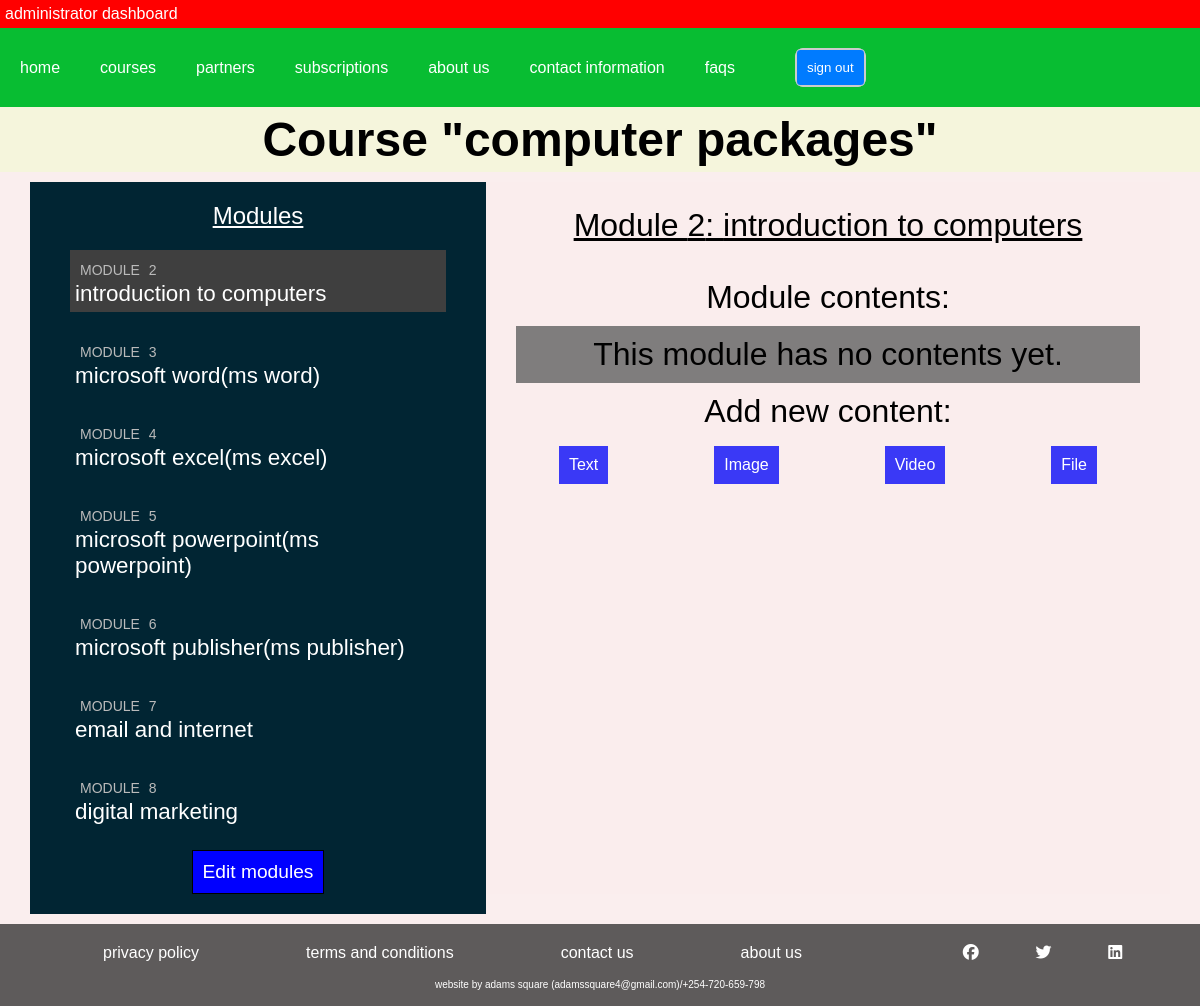
/module/10/ (signed in), run on an earlier commit of the app's database.
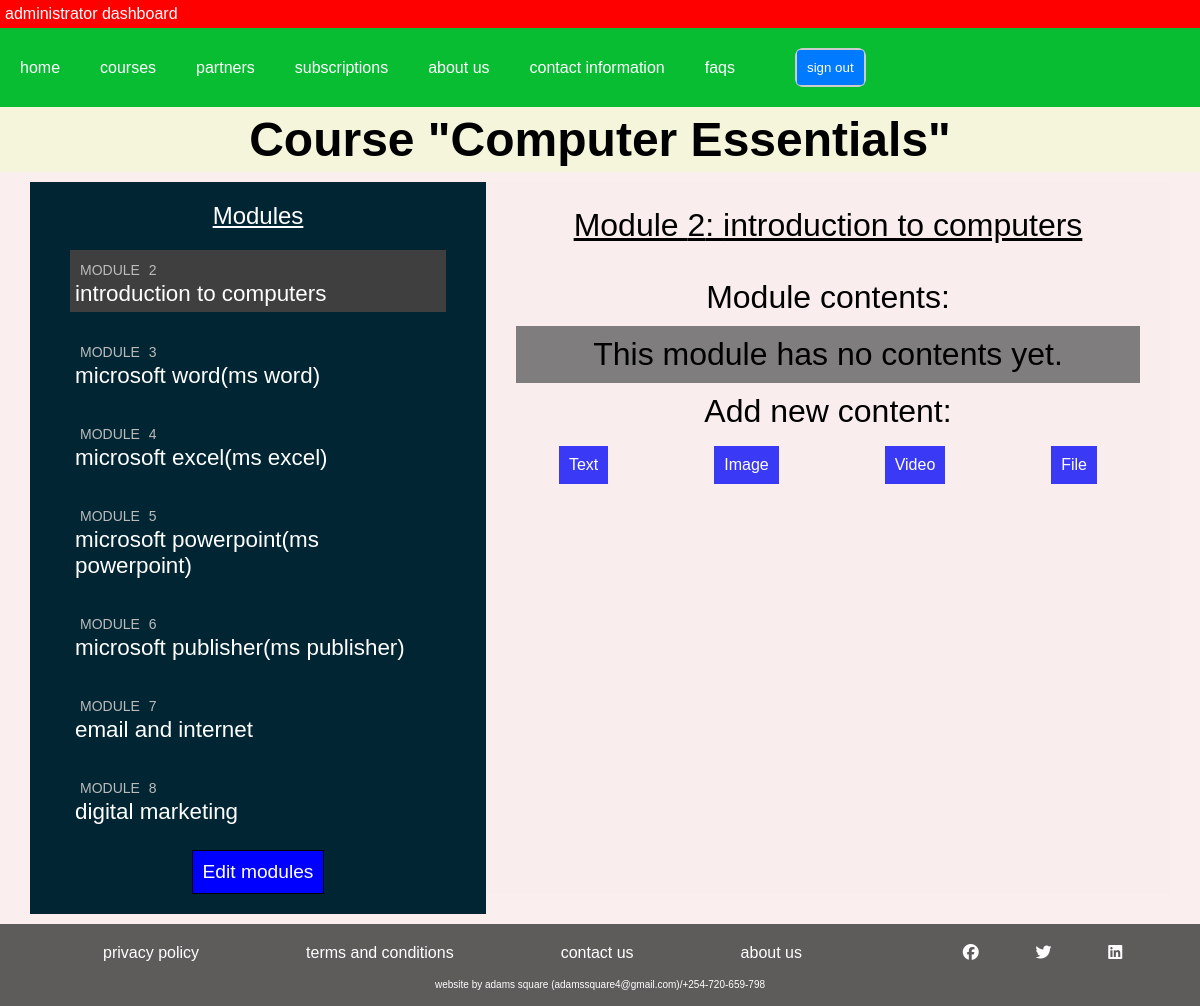
And on a later commit of the database.
### courses/models.py (models this page shows, shortened)
class Course(models.Model):
    owner = models.ForeignKey(
        settings.AUTH_USER_MODEL,
        related_name="courses_created",
        on_delete=models.CASCADE,
    )
    subject = models.ForeignKey(
        Subject, related_name="courses", on_delete=models.CASCADE
    )
    title = models.CharField(max_length=200)
    slug = models.SlugField(max_length=200, unique=True)
    overview = models.TextField()
    created = models.DateTimeField(auto_now_add=True)
    image = models.ImageField(upload_to="images/course/photos", blank=True, null=True)
    cert_benefit = models.TextField(blank=True, null=True)
    international_certification = models.BooleanField(default=False)
    period_in_weeks = models.IntegerField(blank=True, null=True)
    fee = models.DecimalField(max_digits=9, decimal_places=2, blank=True, null=True)
    class Meta:
        ordering = ["-created"]

### courses/views.py (the view)
class ModuleContentListView(TemplateResponseMixin, View):
    template_name = "courses/manage/module/content_list.html"
    def get(self, request, module_id):
        module = get_object_or_404(Module, id=module_id, course__owner=request.user)
        return self.render_to_response({"module": module})

### courses/templatetags/course.py (called while the page is built)
@register.filter(name="has_group")
def has_group(user, group_name):
    return user.groups.filter(name=group_name).exists()

### courses/templates/courses/manage/module/content_list.html (shortened to what this page needs)
{% extends "base.html" %}
{% load course %}
 {% block content %}
 {% with course=module.course %}
  <div class="mine_title">Course "{{ course.title }}"</div>
  <div class="module_manager">
  <div class="contents">
    <div class="left_header">Modules</div>
    <ul id="modules">
      {% for m in course.modules.all %}
        <li data-id="{{ m.id }}" {% if m == module %} class="selected"{% endif %}>
          <a href="{% url "module_content_list" m.id %}">
            <span>
              Module <span class="order">{{ m.order|add:1 }}</span>
            </span>
            <br>
            {{ m.title }}
          </a>
        </li>
      {% empty %}
        <li>No modules yet.</li>
      {% endfor %}
    </ul>
    <div class="manage_butt"><a href="{% url "course_module_update" course.id %}" class="button">
    Edit modules</a></div>
  </div>
  <div class="module manage_module">
    <div class="right_header">Module {{ module.order|add:1 }}: {{ module.title }}</div>
    <div class="mod_title">Module contents:</div>
    <div id="module-contents">
        {% for content in module.contents.all %}
          <div data-id="{{ content.id }}" class="each_content">
            {% with item=content.item %}
              <p class="cont_title">{{ item }} ({{ item|model_name }})</p>
              <div class="manage_menu">
              <a href="{% url "module_content_update" module.id item|model_name item.id %}" class="button">Edit</a>
              <form action="{% url "module_content_delete" content.id %}" method="post">
                <input type="submit" value="Delete" class="button">
                {% csrf_token %}
              </form>
            {% endwith %}
          </div>
          </div>
        {% empty %}
          <div class="each_content cont_title">This module has no contents yet.</div>
        {% endfor %}
      </div>
      <div class="mod_title">Add new content:</div>
      <ul class="content-types">
        <li>
          <a href="{% url "module_content_create" module.id "text" %}">
            Text
          </a>
        </li>
        <li>
          <a href="{% url "module_content_create" module.id "image" %}">
            Image
          </a>
        </li>
        <li>
          <a href="{% url "module_content_create" module.id "video" %}">
            Video
          </a>
        </li>
        <li>
          <a href="{% url "module_content_create" module.id "file" %}">
            File
          </a>
        </li>
      </ul>
    </div>
  </div>
    {% endwith %}
    {% endblock %}

What changed in the data, as far as the page shows it:
changed Course: title "computer packages" → "Computer Essentials"
